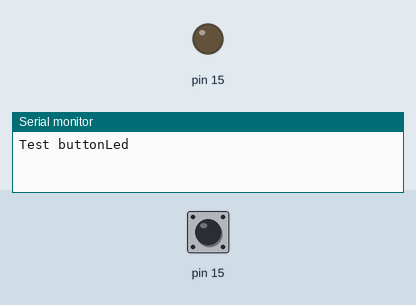
Bench run of a sketch on a simulated Arduino Uno, built with avr-gcc and run on an emulated ATmega328P. On the bench: output pins drawn as LEDs (lit = HIGH), the last lines printed to the serial monitor. The inputs (shaded band) are chosen by the test bench; at power-on: pin 15 LOW.

Above: at 1.2 s.
1.3 s: pin 15 pulsed HIGH 2 times (0.12 s each, 0.3 s apart)
At 1.85 s:
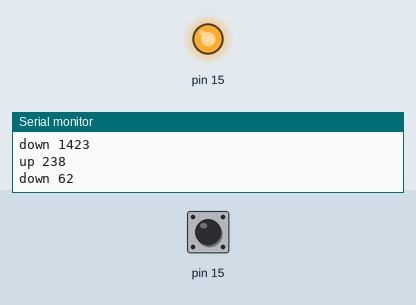
Timing chart, 0 to 10.3 s (numbered marks = the images above; inputs shaded):
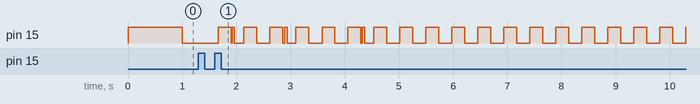

The sketch:

buttonLedTest.pde
```cpp
// ButtonLED class
//
// Define a button: buttonLed b0(pin) or b0(pin,LOW) or b0(pin,HIGH)
// Periodically call b0.process(), it will return true if the button is down, else false
// b0.duration will return how long the button has been in its current state in ms
// b0.lastDuration will return how long it was in the last state, in msec
//
// b0.on(period) will turn on the LED, and flash at period in ms,
//     period=0 is off, period=1 is on

// Hardware is:
//  +5V---R1---LED>|----pin----R2----button---gnd
// where R1 is 0.5-1k, R2 is >0.5k.
// Values of 500 and 1k work well for cheap LEDs.
// For high intensity LEDs, R1 should perhaps be 1k.


class buttonLed {
  private:
    long lastTime;
    long flashTime;
    boolean down;
    int sample;
  public:
    byte pin;
    boolean ledState;
    long debounce;
    int sense; // LOW=DOWN, HIGH=UP
    long duration;
    long lastDuration;
    long lperiod;

    buttonLed(byte p) {
      pin=p;
      debounce=50;
      sense=HIGH;
    }
    buttonLed(byte p,int s) {
      pin=p;
      sense=s;
      debounce=50;
    }
    void on(long per) {
      lperiod=per;
      ledState=HIGH;
      if(per==0) ledState=LOW;
      flashTime=millis();
    }
    boolean process() {
      int s;
      sample+=1;
      if(sample>10) {          // sample button every 100 processes
        pinMode(pin, INPUT);    // so input
        digitalWrite(pin,HIGH); // activate pull up
        sample=0;               // reset cycle counter
        duration=millis()-lastTime;
        if(down) {  // button was down
          if(duration>debounce) { // definitely down
             down=true;
          }
          s=digitalRead(pin);
          if(s!=sense) {       // button changed to up
            lastDuration=duration;
            duration=0;
            down=false;        // tag it
            lastTime=millis(); // start timing
          }
        } else { // button was up
          if(duration>debounce) { // definitely up
             down=false;
          }
          s=digitalRead(pin);
          if(s==sense) {       // button changed to down
            lastDuration=duration;
            duration=0;
            down=true;         // remember
            lastTime=millis(); // start timing
          }
        }
      }
      if(lperiod>1) {
        if((millis()-flashTime)>lperiod) {
          ledState = !ledState;
          flashTime=millis();
        }
        pinMode(pin,OUTPUT);
        digitalWrite(pin,ledState);
      }
      return down;
    }
};

buttonLed b0(15,LOW);
static boolean ob = false;
static boolean rst = false;
void setup() {
  Serial.begin(19200);
  Serial.println("Test buttonLed");
  b0.on(1000);
}

void loop() {
  boolean b=b0.process();
  if(b){                                              // if button down
    if(b0.duration>3000) {
      Serial.println("Three");     // do something if its down for more than 3 sec
//      b0.on(50L);     // <--- doesn't work !?
    }
    else if(b0.duration>2000) Serial.println("Two");  // ..if 2 sec
    else if(b0.duration>1000) Serial.println("One");  // ..if 1 sec
  }
  if(b!=ob) {
    if(b) {
      Serial.print("down ");
      Serial.println(b0.lastDuration); // How long was the button up for?
    } else {
      b0.on(b0.lastDuration);
      Serial.print("up ");
      Serial.println(b0.lastDuration); // How long was the button donw?
    }
    ob=b;
  }
  if(!rst && !b && b0.lastDuration>3000) {
    Serial.println("Reset"); // reset if button held down more than 3 seconds.
    b0.on(25);               // very rapid flash
    rst = true;
  }
//  delay(5);   // include to mimic other processing.
}
```
